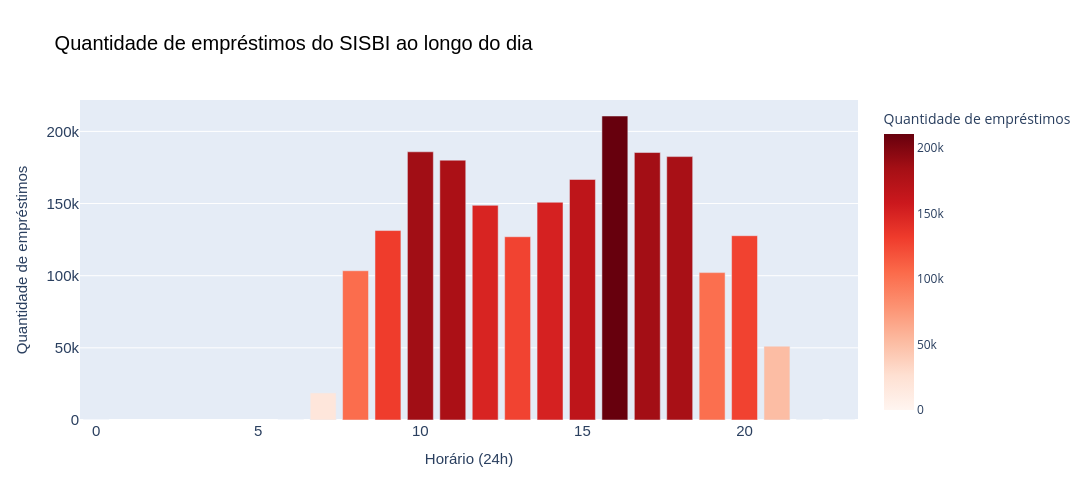

Notebook code cell kept with this figure:
### Code cell
fig.show()
ajusta_layout_grafico(fig)

### Figure 1 — Plotly figure (JSON) as saved in the notebook; plotly's stock layout.template omitted (floating-point values rounded to 4 significant figures)
{"data": [{"hovertemplate": "Horário (24h)=%{x}<br>Quantidade de empréstimos=%{marker.color}<extra></extra>", "legendgroup": "", "marker": {"color": [14, 17, 51, 247, 18777, 51191, 102129, 103416, 126987, 127716, 131273, 148754, 150876, 166672, 180048, 182520, 185340, 185839, 210655], "coloraxis": "coloraxis", "pattern": {"shape": ""}}, "name": "", "orientation": "v", "showlegend": false, "textposition": "auto", "type": "bar", "x": [6, 0, 23, 22, 7, 21, 19, 8, 13, 20, 9, 12, 14, 15, 11, 18, 17, 10, 16], "xaxis": "x", "y": [14, 17, 51, 247, 18777, 51191, 102129, 103416, 126987, 127716, 131273, 148754, 150876, 166672, 180048, 182520, 185340, 185839, 210655], "yaxis": "y"}], "layout": {"barmode": "relative", "coloraxis": {"colorbar": {"title": {"text": "Quantidade de empréstimos"}}, "colorscale": [[0, "rgb(255,245,240)"], [0.125, "rgb(254,224,210)"], [0.25, "rgb(252,187,161)"], [0.375, "rgb(252,146,114)"], [0.5, "rgb(251,106,74)"], [0.625, "rgb(239,59,44)"], [0.75, "rgb(203,24,29)"], [0.875, "rgb(165,15,21)"], [1, "rgb(103,0,13)"]]}, "height": 500, "legend": {"tracegroupgap": 0}, "title": {"font": {"color": "black", "family": "Arial", "size": 20}, "text": "Quantidade de empréstimos do SISBI ao longo do dia"}, "width": 1300, "xaxis": {"anchor": "y", "domain": [0, 1], "side": "bottom", "tickfont": {"family": "Arial", "size": 15}, "title": {"font": {"family": "Arial", "size": 15}, "text": "Horário (24h)"}}, "yaxis": {"anchor": "x", "domain": [0, 1], "tickfont": {"family": "Arial", "size": 15}, "title": {"font": {"family": "Arial", "size": 15}, "text": "Quantidade de empréstimos"}}}}
